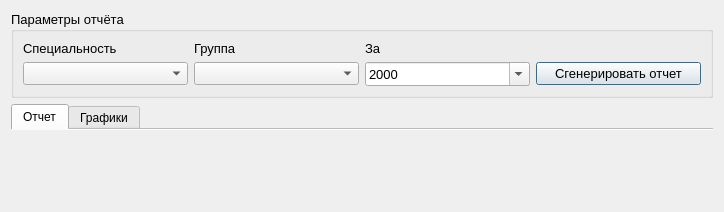
<?xml version="1.0" encoding="UTF-8"?>
<ui version="4.0">
 <class>SvodOtchetGakBally</class>
 <widget class="QDialog" name="SvodOtchetGakBally">
  <property name="geometry">
   <rect>
    <x>0</x>
    <y>0</y>
    <width>724</width>
    <height>212</height>
   </rect>
  </property>
  <property name="windowTitle">
   <string>Сводный отчёт по ГАК</string>
  </property>
  <layout class="QGridLayout" name="gridLayout_6">
   <item row="0" column="0">
    <widget class="QGroupBox" name="groupBox_search">
     <property name="sizePolicy">
      <sizepolicy hsizetype="Preferred" vsizetype="Fixed">
       <horstretch>0</horstretch>
       <verstretch>0</verstretch>
      </sizepolicy>
     </property>
     <property name="font">
      <font>
       <pointsize>10</pointsize>
      </font>
     </property>
     <property name="title">
      <string>Параметры отчёта</string>
     </property>
     <layout class="QGridLayout" name="gridLayout">
      <item row="1" column="3">
       <widget class="QDateEdit" name="dateEdit_start">
        <property name="font">
         <font>
          <pointsize>10</pointsize>
         </font>
        </property>
        <property name="displayFormat">
         <string>yyyy</string>
        </property>
        <property name="calendarPopup">
         <bool>true</bool>
        </property>
       </widget>
      </item>
      <item row="0" column="3">
       <widget class="QLabel" name="label_8">
        <property name="font">
         <font>
          <pointsize>10</pointsize>
         </font>
        </property>
        <property name="text">
         <string>За </string>
        </property>
       </widget>
      </item>
      <item row="0" column="0">
       <widget class="QLabel" name="label_4">
        <property name="text">
         <string>Специальность</string>
        </property>
       </widget>
      </item>
      <item row="1" column="0">
       <widget class="QComboBox" name="comboBox_spec"/>
      </item>
      <item row="0" column="2">
       <widget class="QLabel" name="label_3">
        <property name="font">
         <font>
          <pointsize>10</pointsize>
         </font>
        </property>
        <property name="text">
         <string>Группа</string>
        </property>
       </widget>
      </item>
      <item row="1" column="2">
       <widget class="QComboBox" name="comboBox_group">
        <property name="font">
         <font>
          <pointsize>10</pointsize>
         </font>
        </property>
       </widget>
      </item>
      <item row="1" column="5">
       <widget class="QPushButton" name="pushButton_showReport">
        <property name="font">
         <font>
          <pointsize>10</pointsize>
         </font>
        </property>
        <property name="text">
         <string>Сгенерировать отчет</string>
        </property>
        <property name="icon">
         <iconset resource="../resourses.qrc">
          <normaloff>:/img/img/generate.png</normaloff>:/img/img/generate.png</iconset>
        </property>
       </widget>
      </item>
     </layout>
    </widget>
   </item>
   <item row="1" column="0">
    <widget class="QTabWidget" name="tabWidget">
     <property name="tabShape">
      <enum>QTabWidget::Rounded</enum>
     </property>
     <property name="currentIndex">
      <number>0</number>
     </property>
     <property name="documentMode">
      <bool>true</bool>
     </property>
     <property name="movable">
      <bool>true</bool>
     </property>
     <widget class="QWidget" name="tab">
      <attribute name="icon">
       <iconset resource="../resourses.qrc">
        <normaloff>:/img/img/report.png</normaloff>:/img/img/report.png</iconset>
      </attribute>
      <attribute name="title">
       <string>Отчет</string>
      </attribute>
      <layout class="QGridLayout" name="gridLayout_2">
       <item row="0" column="0">
        <layout class="QVBoxLayout" name="verticalLayout"/>
       </item>
      </layout>
     </widget>
     <widget class="QWidget" name="tab_2">
      <attribute name="icon">
       <iconset resource="../resourses.qrc">
        <normaloff>:/img/img/chart.png</normaloff>:/img/img/chart.png</iconset>
      </attribute>
      <attribute name="title">
       <string>Графики</string>
      </attribute>
      <layout class="QGridLayout" name="gridLayout_5">
       <item row="0" column="0">
        <layout class="QGridLayout" name="gridLayout_4"/>
       </item>
      </layout>
     </widget>
    </widget>
   </item>
  </layout>
 </widget>
 <resources>
  <include location="../resourses.qrc"/>
 </resources>
 <connections/>
</ui>
